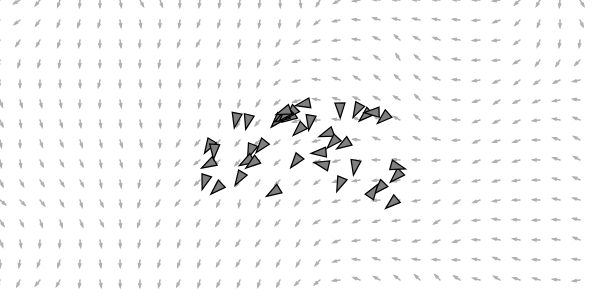
Frame 1 (no input)
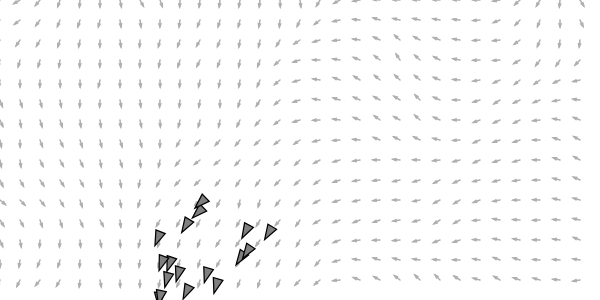
Frame 60 (no input)
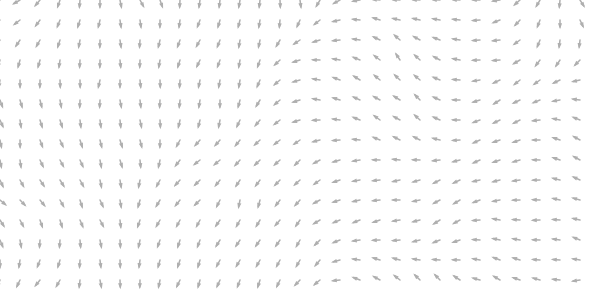
Frame 120 (the mouse pressed at the canvas centre since frame 60)

The p5.js sketch that drew these frames (run headless with seeded random() and noise() and a simulated clock; from frame 60 on, the mouse is pressed at the canvas centre):

// p5.js sketch
// ── sketch.js
// User Global Variables
let width = 600, height = 300;
let canvas; // Reference to p5 canvas object (see 'setup()')
let vehicles = [];


// User-Defined Classes
class Cell {
  constructor(x, y, angle_vec) {
    this.x = x;
    this.y = y;
    this.angle_vec = angle_vec;
  }
  show() {
    let arrow_size = 3;
    push();
    fill(175);
    stroke(175);
    strokeWeight(1.5);
    translate(this.x, this.y); // At center
    line(0, 0, this.angle_vec.x, this.angle_vec.y); // Draws arrow body
    rotate(this.angle_vec.heading()); // At arrow's angle
    translate(this.angle_vec.mag() - arrow_size, 0); // At arrow head center
    triangle(0, arrow_size/3, 0, -arrow_size/3, arrow_size, 0); // Draws arrow head
    pop();
  }
}

class FlowField {
  constructor(resolution=20) {
    this.resolution = resolution; // Size of each 'cell' (in pixels)
    this.cols = floor(width / this.resolution); // Total columns
    this.rows = floor(height / this.resolution); // Total rows
    this.field = []; //new Array(this.cols); 
    
    this.init();
  }
  // Methods
  init() { // Creates the 2D array
    for (let i = 0; i < this.cols; i++) { // 1st layer: columns ('j')
      this.field[i] = [];
      for (let j = 0; j < this.rows; j++) { // 2nd layer: rows ('i')
        this.field[i][j] = 0;
      }
    }
  }
  perlin_field() { // Populates 'this.field' with Perlin Noise
    noiseSeed(random(1000));
    let x_offset = 0;
    for (let i = 0; i < this.cols; i++) {
      let y_offset = 0;
      for (let j = 0; j < this.rows; j++) {
        let angle = map(noise(x_offset, y_offset), 0, 1, 0, TWO_PI); // 2D Perlin noise values mapped to 0-TWO_PI
        this.field[i][j] = new Cell(i * this.resolution, j * this.resolution, p5.Vector.fromAngle(angle, 7)); // Creates vector from 'angle' with magnitude 10
        y_offset += 0.1; // Increment (for Perlin noise)
      }
      x_offset += 0.1; // Increment (for Perlin noise)
    }
  }
  lookup(position) { // 'position': 'vehicle' position vector
    let j = constrain(floor(position.x / this.resolution), 0, this.rows - 1);
    let i = constrain(floor(position.y / this.resolution), 0, this.cols - 1);
    return this.field[j][i].angle_vec.copy();
  }
  show() {
    for (let j = 0; j < this.cols; j++) {
      for (let i = 0; i < this.rows; i++) {
        let cell = this.field[j][i];
        cell.show();
      }
    }
  }
} 

class Vehicle {
  constructor(x, y, velocity, side=5) {
    // Motion
    this.position = createVector(x, y);
    this.velocity = createVector(random(-velocity,velocity), random(-velocity,velocity)); // Starts with random velocity and no acceleration
    this.acceleration = createVector(0, 0);
    this.max_speed = velocity; // Max 'this.velocity' magnitude
    this.max_force = 4; // Max 'apply_force()' value
    // Shape
    this.side = side; // Triangle parameter
  }
  // Methods
  follow(field) {
    let force = field.lookup(this.position); // Getting the current position's field vector
    force.mult(this.max_speed); // Scales magnitude
    force.sub(this.velocity); // Force vector (the force needed, with current velocity, to steer into target)
    force.limit(this.max_force); // Limits magnitude
    return force;
  }
  update() {
    this.velocity.add(this.acceleration); // Updates velocity
    this.velocity.limit(this.max_speed); // Limits velocity
    this.position.add(this.velocity); // Updates position
    this.acceleration.mult(0); // Reset acceleration
  }
  apply_force(force) { // Receives a force (mass is not considered in this example)
    this.acceleration.add(force);
  }
  out_bounds() { // Checks if vehicle is out of canvas
    let is_out = false;
    if (this.position.x < -this.side) { // Left bound
      is_out = true;
    } 
    if (this.position.x > width - this.side) { // Right bound (using "- this.side" to compensate for lack of flow field)
      is_out = true;
    } 
    if (this.position.y < -this.side) { // Top bound
      is_out = true;
    } 
    if (this.position.y > height - this.side) { // Bottom bound (using "- this.side" to compensate for lack of flow field)
      is_out = true;
    } 
    return is_out; // True: out of bounds / False: otherwise
  }
  run(field) {
    let steering_force = this.follow(field); // Calculates 'steering_force'
    this.apply_force(steering_force);
    this.update(); // Updates position/velocity/acceleration
  }
  show() { // Renaming from 'display' to 'show'
    let angle = this.velocity.heading(); // 'heading()': calculates angle of 2D vector with the positive x-axis (angles increase clockwise)
    fill(127);
    stroke(0);
    strokeWeight(1.25);
    push(); // New style start
    translate(this.position.x, this.position.y);
    rotate(angle);
    triangle(this.side*2, 0, -this.side, -this.side, -this.side, this.side);
    pop(); // New style end
  }
}


// User-Defined Functions


// p5 Main
function setup() {
  canvas = createCanvas(width, height); // Canvas reference
  
  field = new FlowField(20); // Instantiating 'FlowField'
  field.perlin_field();
  
  for (let i = 0; i < 40; i++) {
    vehicles.push(new Vehicle(random(width/3,2*width/3), random(height/3,2*height/3), random(2,4)));
  }
}

function draw() {
  // Main
  background(255); // Grayscale white
  
  field.show();
  
  for (let i = vehicles.length-1; i >= 0; i--) { // looping 'vehicles' backwards (for potential deletion)
    if (vehicles[i].out_bounds()) {
      vehicles.splice(i, 1); // Deletes 'vehicle'
    } else {
      vehicles[i].run(field);
      vehicles[i].show();
    }
  }
}
